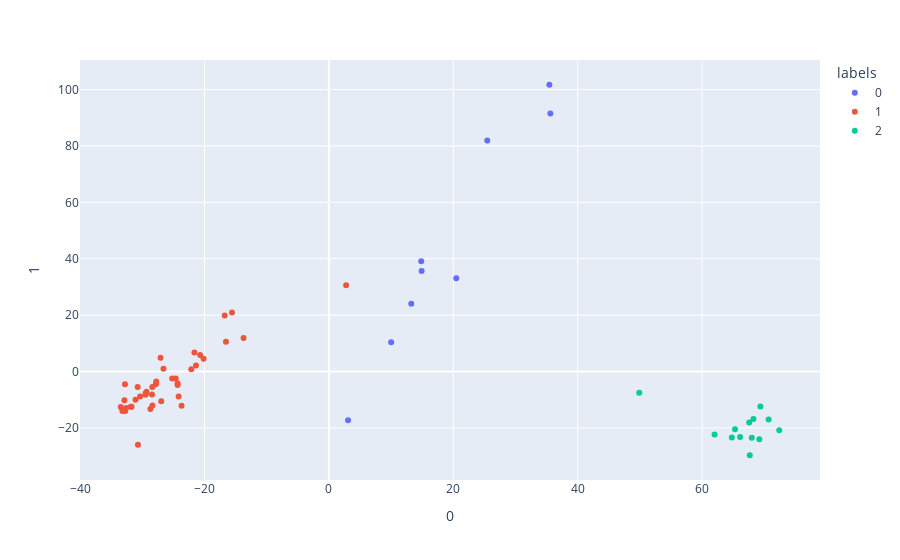

Source (notebook cell):
### Code cell
test_scores['labels'] = labels
fig = px.scatter(
    test_scores,
    x = 0,
    y = 1,
    color = "labels"
)
fig.show()

### Figure 1 — Plotly figure (JSON) as saved in the notebook; plotly's stock layout.template omitted (floating-point values rounded to 4 significant figures)
{"data": [{"hovertemplate": "labels=0<br>0=%{x}<br>1=%{y}<extra></extra>", "legendgroup": "0", "marker": {"color": "#636efa", "symbol": "circle"}, "mode": "markers", "name": "0", "orientation": "v", "showlegend": true, "type": "scatter", "x": [25.46, 35.44, 20.48, 10.01, 13.24, 3.085, 14.91, 14.85, 35.61], "xaxis": "x", "y": [81.91, 101.7, 33.08, 10.34, 24.04, -17.28, 35.62, 39.08, 91.53], "yaxis": "y"}, {"hovertemplate": "labels=1<br>0=%{x}<br>1=%{y}<extra></extra>", "legendgroup": "1", "marker": {"color": "#EF553B", "symbol": "circle"}, "mode": "markers", "name": "1", "orientation": "v", "showlegend": true, "type": "scatter", "x": [-21.61, -26.95, -25.19, -26.59, -30.69, -31.08, -23.68, 2.774, -31.72, -24.15, -29.46, -32.78, -24.32, -30.34, -27.82, -27.06, -20.14, -20.69, -16.75, -13.72, -27.75, -22.11, -16.54, -33.46, -24.62, -28.38, -15.57, -33.19, -32.6, -32.73, -29.31, -28.43, -24.31, -28.36, -28.69, -31.85, -21.36, -29.46, -30.73, -32.87], "xaxis": "x", "y": [6.703, -10.54, -2.526, 0.9592, -25.97, -10.06, -12.14, 30.59, -12.54, -8.849, -8.225, -4.56, -4.838, -8.855, -4.525, 4.873, 4.523, 5.867, 19.83, 11.84, -3.588, 0.7466, 10.56, -12.59, -2.533, -5.525, 20.88, -14.02, -12.94, -14.06, -7.233, -8.14, -4.274, -12.04, -13.3, -12.48, 2.116, -7.843, -5.519, -10.23], "yaxis": "y"}, {"hovertemplate": "labels=2<br>0=%{x}<br>1=%{y}<extra></extra>", "legendgroup": "2", "marker": {"color": "#00cc96", "symbol": "circle"}, "mode": "markers", "name": "2", "orientation": "v", "showlegend": true, "type": "scatter", "x": [65.29, 67.98, 67.66, 49.89, 62.0, 64.77, 69.2, 69.37, 68.25, 66.11, 67.57, 72.4, 70.69], "xaxis": "x", "y": [-20.52, -23.47, -29.72, -7.552, -22.39, -23.38, -24.01, -12.46, -16.88, -23.23, -18.13, -20.83, -17.01], "yaxis": "y"}], "layout": {"autosize": true, "legend": {"title": {"text": "labels"}, "tracegroupgap": 0}, "margin": {"t": 60}, "xaxis": {"anchor": "y", "autorange": true, "domain": [0, 1], "range": [-39.9, 78.84], "title": {"text": "0"}, "type": "linear"}, "yaxis": {"anchor": "x", "autorange": true, "domain": [0, 1], "range": [-39.89, 111.9], "title": {"text": "1"}, "type": "linear"}}}
